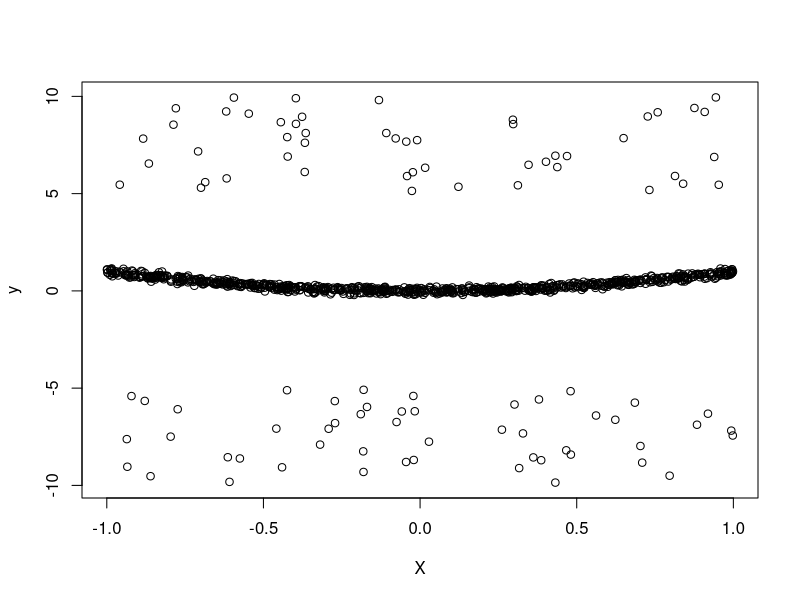
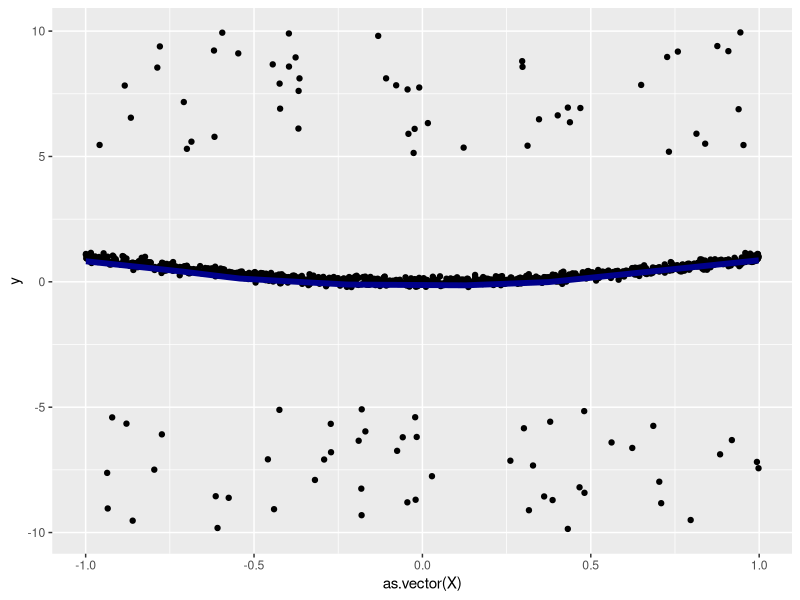
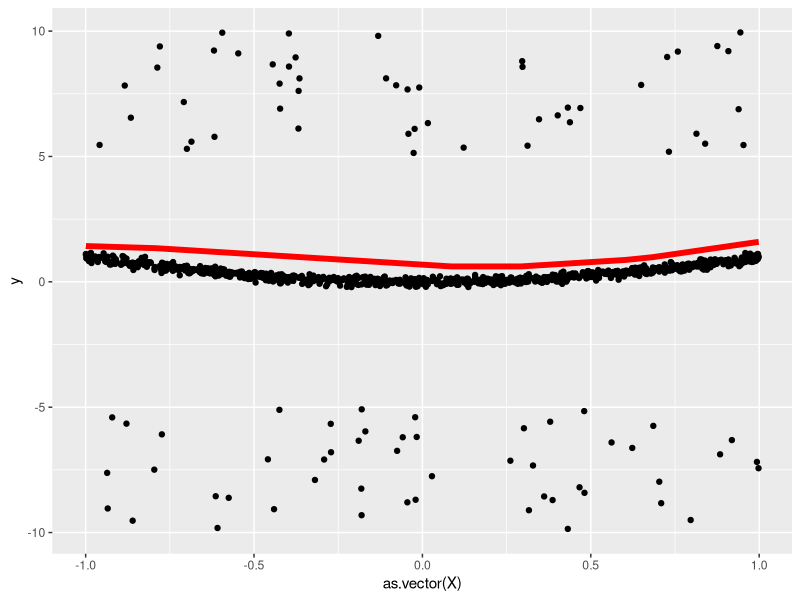
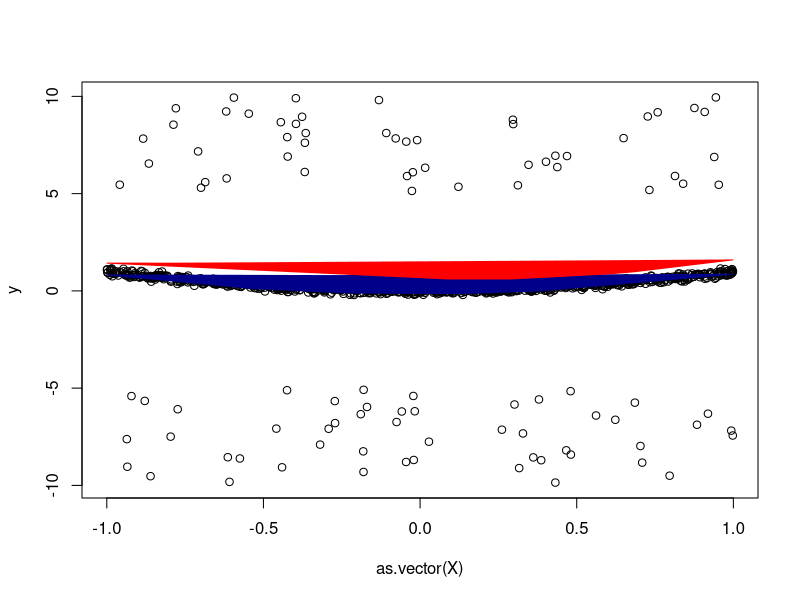

R code for these plots, in order:
## ---- chunk 1
knitr::opts_chunk$set(echo = TRUE)
## ---- chunk 2
library(ggplot2)
## ---- chunk 3
# Create list of weights to describe a dense neural network.
#
# Args:
#     sizes: A vector giving the size of each layer, including
#
#
# Returns:
#     A list containing initialized weights and biases.
casl_nn_make_weights <- function(sizes){
  L <- length(sizes) - 1L
  weights <- vector("list", L)
  for (j in seq_len(L)){
    w <- matrix(rnorm(sizes[j] * sizes[j + 1L]),
            ncol = sizes[j],
            nrow = sizes[j + 1L])
    weights[[j]] <- list(w=w,
                     b=rnorm(sizes[j + 1L]))
  }
  weights
}
weight <- casl_nn_make_weights(c(1, 25, 1))
## ---- chunk 4
# Apply a rectified linear unit (ReLU) to a vector/matrix.
#
# Args:
#     v: A numeric vector or matrix.
#
# Returns:
#     The original input with negative values truncated to zero.
casl_util_ReLU <- function(v){
v[v < 0] <- 0
v }
## ---- chunk 5
# Apply derivative of the rectified linear unit (ReLU).
#
# Args:
#     v: A numeric vector or matrix.
#
# Returns:
#     Sets positive values to 1 and negative values to zero.
casl_util_ReLU_p <- function(v){
  p <- v * 0
  p[v > 0] <- 1
  p
}
## ---- chunk 6
# Derivative of the mean absolute deviance (MAD) function.
#
# Args:
#     y: A numeric vector of responses.
#     a: A numeric vector of predicted responses.
#
# Returns:
#     Returned current derivative the MAD function.
# To avoid some unexplainable error that may occur, I didn't change the 
# name of the function here
casl_util_mse_p <- function(y, a){
  temp <- c()
  for(i in 1:length(a)){
    if( y[i] <= a[i]) 
      temp[i] <- 1
    else 
      temp[i] <- -1
  }
  temp
}
## ---- chunk 7
# Apply forward propagation to a set of NN weights and biases.
#
# Args:
#     x: A numeric vector representing one row of the input.
#     weights: A list created by casl_nn_make_weights.
#     sigma: The activation function.
#
# Returns:
#     A list containing the new weighted responses (z) and
#     activations (a).
casl_nn_forward_prop <- function(x, weights, sigma){
  L <- length(weights)
  z <- vector("list", L)
  a <- vector("list", L)
  for (j in seq_len(L)){
  a_j1 <- if(j == 1) x else a[[j - 1L]]
  z[[j]] <- weights[[j]]$w %*% a_j1 + weights[[j]]$b
  a[[j]] <- if (j != L) sigma(z[[j]]) else z[[j]]
  }
  list(z=z, a=a)
}
## ---- chunk 8
# Apply backward propagation algorithm.
#
# Args:
#     x: A numeric vector representing one row of the input.
#     y: A numeric vector representing one row of the response.
#     weights: A list created by casl_nn_make_weights.
#     f_obj: Output of the function casl_nn_forward_prop.
#     sigma_p: Derivative of the activation function.
#     f_p: Derivative of the loss function.
#
# Returns:
#     A list containing the new weighted responses (z) and
#     activations (a).
casl_nn_backward_prop <- function(x, y, weights, f_obj, sigma_p, f_p){
  z <- f_obj$z
  a <- f_obj$a
  L <- length(weights)
  grad_z <- vector("list", L)
  grad_w <- vector("list", L)
  for (j in rev(seq_len(L))){
    if (j == L) {
      grad_z[[j]] <- f_p(y, a[[j]])
      } else {
        grad_z[[j]] <- (t(weights[[j + 1]]$w) %*% grad_z[[j + 1]]) * sigma_p(z[[j]])
        }
    a_j1 <- if(j == 1) x else a[[j - 1L]]
    grad_w[[j]] <- grad_z[[j]] %*% t(a_j1)
    }
  list(grad_z=grad_z, grad_w=grad_w)
}
## ---- chunk 9
# Apply stochastic gradient descent (SGD) to estimate NN.
#
# Args:
#     X: A numeric data matrix.
#     y: A numeric vector of responses.
#     sizes: A numeric vector giving the sizes of layers in
#            the neural network.
#     epochs: Integer number of epochs to computer.
#     eta: Positive numeric learning rate.
#     weights: Optional list of starting weights.
#
# Returns:
#     A list containing the trained weights for the network.
casl_nn_sgd <- function(X, y, sizes, epochs, eta, weights=NULL){
  if (is.null(weights)){
    weights <- casl_nn_make_weights(sizes)
  }
  ## for every individual, update the weights; repeat the procedure over all individuals.
  for (epoch in seq_len(epochs)){
    for (i in seq_len(nrow(X))){ 
      f_obj <- casl_nn_forward_prop(X[i,], weights, casl_util_ReLU)
      b_obj <- casl_nn_backward_prop(X[i,], y[i,], weights,
                                     f_obj, casl_util_ReLU_p, casl_util_mse_p)
      for (j in seq_along(weights)){
        weights[[j]]$b <- weights[[j]]$b -eta * b_obj$grad_z[[j]]
        weights[[j]]$w <- weights[[j]]$w -eta * b_obj$grad_w[[j]]
      }
    }
  }
  weights
}
## ---- chunk 10
# Predict values from a training neural network.
#
# Args:
#     weights: List of weights describing the neural network.
#     X_test: A numeric data matrix for the predictions.
#
# Returns:
#     A matrix of predicted values.
casl_nn_predict <- function(weights, X_test){
  p <- length(weights[[length(weights)]]$b)
  y_hat <- matrix(0, ncol = p, nrow = nrow(X_test))
  for (i in seq_len(nrow(X_test))){
    a <- casl_nn_forward_prop(X_test[i,], weights, casl_util_ReLU)$a
    y_hat[i, ] <- a[[length(a)]]
    }
  y_hat
}
## ---- chunk 11
set.seed(1215)
X <- matrix(runif(1000, min=-1, max=1), ncol=1)
s <- sample(1:1000, 100)
y<-rep(0,1000)
y[-s] <- X[-s,1,drop = FALSE]^2 + rnorm(900, sd = 0.1)
y[sort(s)] <- c(runif(50,-10,-5),runif(50,5,10))
y<-as.matrix(y)
plot(X,y)
## ---- chunk 12
weights <- casl_nn_sgd(X, y, sizes = c(1, 25, 1), epochs=15, eta=0.01)
y_pred_mad <- casl_nn_predict(weights, X)
## ---- chunk 13
mse<-function(y_pred,y){
  mean((y_pred-y)^2)
}
mse(y_pred_mad,y)
## ---- chunk 14
data_mad<-cbind(y,y_pred_mad,X)
plot_mad<-ggplot(as.data.frame(data_mad))+geom_point(aes(x=as.vector(X),y=y))
plot_mad+geom_line(aes(x=as.vector(X),y=y_pred_mad),colour = "darkblue",size =2)
## ---- chunk 15
# Create list of weights to describe a dense neural network.
#
# Args:
#     sizes: A vector giving the size of each layer, including
#
#
# Returns:
#     A list containing initialized weights and biases.
casl_nn_make_weights <- function(sizes){
  L <- length(sizes) - 1L
  weights <- vector("list", L)
  for (j in seq_len(L)){
    w <- matrix(rnorm(sizes[j] * sizes[j + 1L]),
            ncol = sizes[j],
            nrow = sizes[j + 1L])
    weights[[j]] <- list(w=w,
                     b=rnorm(sizes[j + 1L]))
  }
  weights
}
weight <- casl_nn_make_weights(c(1, 25, 1))
## ---- chunk 16
# Apply a rectified linear unit (ReLU) to a vector/matrix.
#
# Args:
#     v: A numeric vector or matrix.
#
# Returns:
#     The original input with negative values truncated to zero.
casl_util_ReLU <- function(v){
v[v < 0] <- 0
v }
## ---- chunk 17
# Apply derivative of the rectified linear unit (ReLU).
#
# Args:
#     v: A numeric vector or matrix.
#
# Returns:
#     Sets positive values to 1 and negative values to zero.
casl_util_ReLU_p <- function(v){
  p <- v * 0
  p[v > 0] <- 1
  p
}
## ---- chunk 18
# Derivative of the mean absolute deviance (MAD) function.
#
# Args:
#     y: A numeric vector of responses.
#     a: A numeric vector of predicted responses.
#
# Returns:
#     Returned current derivative the MAD function.
casl_util_mse_p <- function(y, a){
  2*(a-y)
}
## ---- chunk 19
# Apply forward propagation to a set of NN weights and biases.
#
# Args:
#     x: A numeric vector representing one row of the input.
#     weights: A list created by casl_nn_make_weights.
#     sigma: The activation function.
#
# Returns:
#     A list containing the new weighted responses (z) and
#     activations (a).
casl_nn_forward_prop <- function(x, weights, sigma){
  L <- length(weights)
  z <- vector("list", L)
  a <- vector("list", L)
  for (j in seq_len(L)){
  a_j1 <- if(j == 1) x else a[[j - 1L]]
  z[[j]] <- weights[[j]]$w %*% a_j1 + weights[[j]]$b
  a[[j]] <- if (j != L) sigma(z[[j]]) else z[[j]]
  }
  list(z=z, a=a)
}
## ---- chunk 20
# Apply backward propagation algorithm.
#
# Args:
#     x: A numeric vector representing one row of the input.
#     y: A numeric vector representing one row of the response.
#     weights: A list created by casl_nn_make_weights.
#     f_obj: Output of the function casl_nn_forward_prop.
#     sigma_p: Derivative of the activation function.
#     f_p: Derivative of the loss function.
#
# Returns:
#     A list containing the new weighted responses (z) and
#     activations (a).
casl_nn_backward_prop <- function(x, y, weights, f_obj, sigma_p, f_p){
  z <- f_obj$z
  a <- f_obj$a
  L <- length(weights)
  grad_z <- vector("list", L)
  grad_w <- vector("list", L)
  for (j in rev(seq_len(L))){
    if (j == L) {
      grad_z[[j]] <- f_p(y, a[[j]])
      } else {
        grad_z[[j]] <- (t(weights[[j + 1]]$w) %*% grad_z[[j + 1]]) * sigma_p(z[[j]])
        }
    a_j1 <- if(j == 1) x else a[[j - 1L]]
    grad_w[[j]] <- grad_z[[j]] %*% t(a_j1)
    }
  list(grad_z=grad_z, grad_w=grad_w)
}
## ---- chunk 21
# Apply stochastic gradient descent (SGD) to estimate NN.
#
# Args:
#     X: A numeric data matrix.
#     y: A numeric vector of responses.
#     sizes: A numeric vector giving the sizes of layers in
#            the neural network.
#     epochs: Integer number of epochs to computer.
#     eta: Positive numeric learning rate.
#     weights: Optional list of starting weights.
#
# Returns:
#     A list containing the trained weights for the network.
casl_nn_sgd <- function(X, y, sizes, epochs, eta, weights=NULL){
  if (is.null(weights)){
    weights <- casl_nn_make_weights(sizes)
  }
  ## for every individual, update the weights; repeat the procedure over all individuals.
  for (epoch in seq_len(epochs)){
    for (i in seq_len(nrow(X))){ 
      f_obj <- casl_nn_forward_prop(X[i,], weights, casl_util_ReLU)
      b_obj <- casl_nn_backward_prop(X[i,], y[i,], weights,
                                     f_obj, casl_util_ReLU_p, casl_util_mse_p)
      for (j in seq_along(weights)){
        weights[[j]]$b <- weights[[j]]$b -eta * b_obj$grad_z[[j]]
        weights[[j]]$w <- weights[[j]]$w -eta * b_obj$grad_w[[j]]
      }
    }
  }
  weights
}
## ---- chunk 22
# Predict values from a training neural network.
#
# Args:
#     weights: List of weights describing the neural network.
#     X_test: A numeric data matrix for the predictions.
#
# Returns:
#     A matrix of predicted values.
casl_nn_predict <- function(weights, X_test){
  p <- length(weights[[length(weights)]]$b)
  y_hat <- matrix(0, ncol = p, nrow = nrow(X_test))
  for (i in seq_len(nrow(X_test))){
    a <- casl_nn_forward_prop(X_test[i,], weights, casl_util_ReLU)$a
    y_hat[i, ] <- a[[length(a)]]
    }
  y_hat
}
## ---- chunk 23
weights <- casl_nn_sgd(X, y, sizes = c(1, 25, 1), epochs=15, eta=0.01)
y_pred_mse <- casl_nn_predict(weights, X)
## ---- chunk 24
mse<-function(y_pred,y){
  mean((y_pred-y)^2)
}
mse(y_pred_mse,y)
## ---- chunk 25
data_mse<-cbind(y,y_pred_mse,X)
plot_mse<-ggplot(as.data.frame(data_mse))+geom_point(aes(x=as.vector(X),y=y))
plot_mse+geom_line(aes(x=as.vector(X),y=y_pred_mse),colour = "red",size =2)
## ---- chunk 26
plot(as.vector(X), y, col="black" )
lines(as.vector(X), y_pred_mad, col="darkblue")
lines(as.vector(X),y_pred_mse, col="red")
